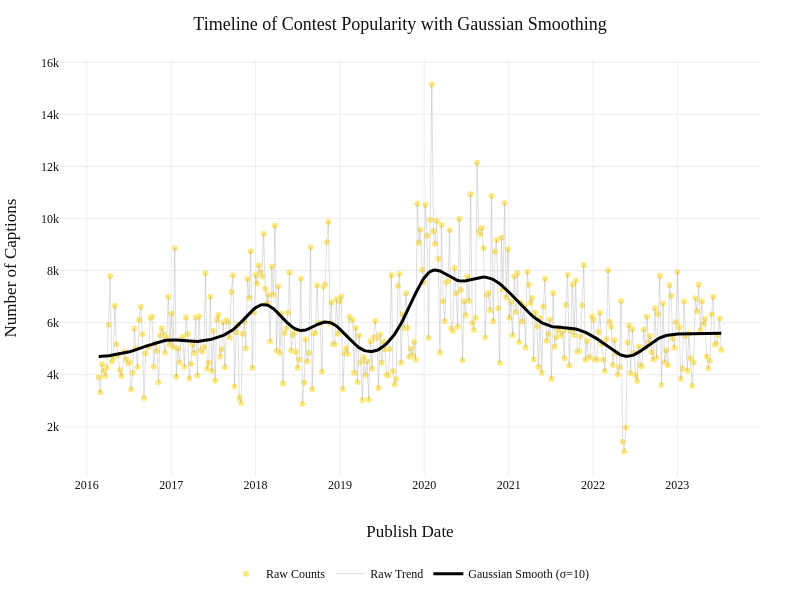

Write notebook code for a chart like this one.
### Code cell
plot_captions_timeline_plotly(CSV_CLEAN_DIR, contest_with_dates)

### Figure 1 — Plotly figure (JSON) as saved in the notebook; plotly's stock layout.template omitted (floating-point values rounded to 4 significant figures; data arrays with more than 128 entries replaced by an {"elided": "..."} marker saying what was removed)
{"data": [{"customdata": {"elided": "384 int values"}, "hovertemplate": "<b>Date</b>: %{x}<br><b>Captions</b>: %{y}<br><b>Contest</b>: %{customdata}<extra></extra>", "marker": {"size": 6}, "mode": "markers", "name": "Raw Counts", "opacity": 0.5, "type": "scatter", "x": {"elided": "384 str values"}, "y": {"elided": "384 int values"}}, {"hoverinfo": "skip", "line": {"color": "rgba(150,150,150,0.3)", "width": 1}, "mode": "lines", "name": "Raw Trend", "type": "scatter", "x": {"elided": "384 str values"}, "y": {"elided": "384 int values"}}, {"hovertemplate": "<b>Date</b>: %{x}<br><b>Smoothed</b>: %{y:.2f}<extra></extra>", "line": {"color": "black", "width": 3}, "mode": "lines", "name": "Gaussian Smooth (σ=10)", "type": "scatter", "x": {"elided": "384 str values"}, "y": {"elided": "384 int values"}}], "layout": {"height": 600, "hovermode": "x unified", "title": {"text": "Timeline of Contest Popularity with Gaussian Smoothing"}, "width": 800, "xaxis": {"title": {"text": "Publish Date"}}, "yaxis": {"title": {"text": "Number of Captions"}}}}
